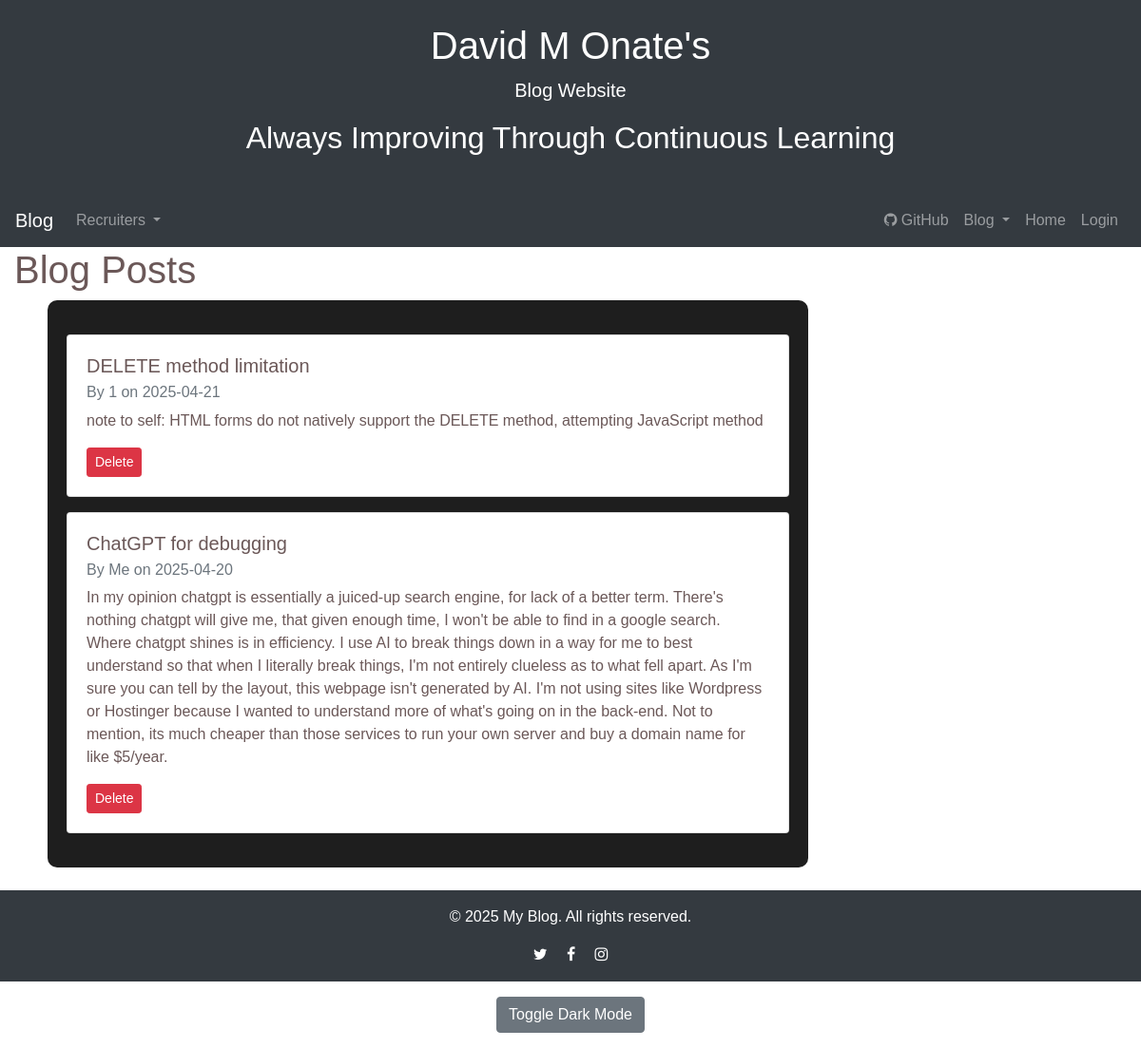
Page /view_posts on the earlier database version.
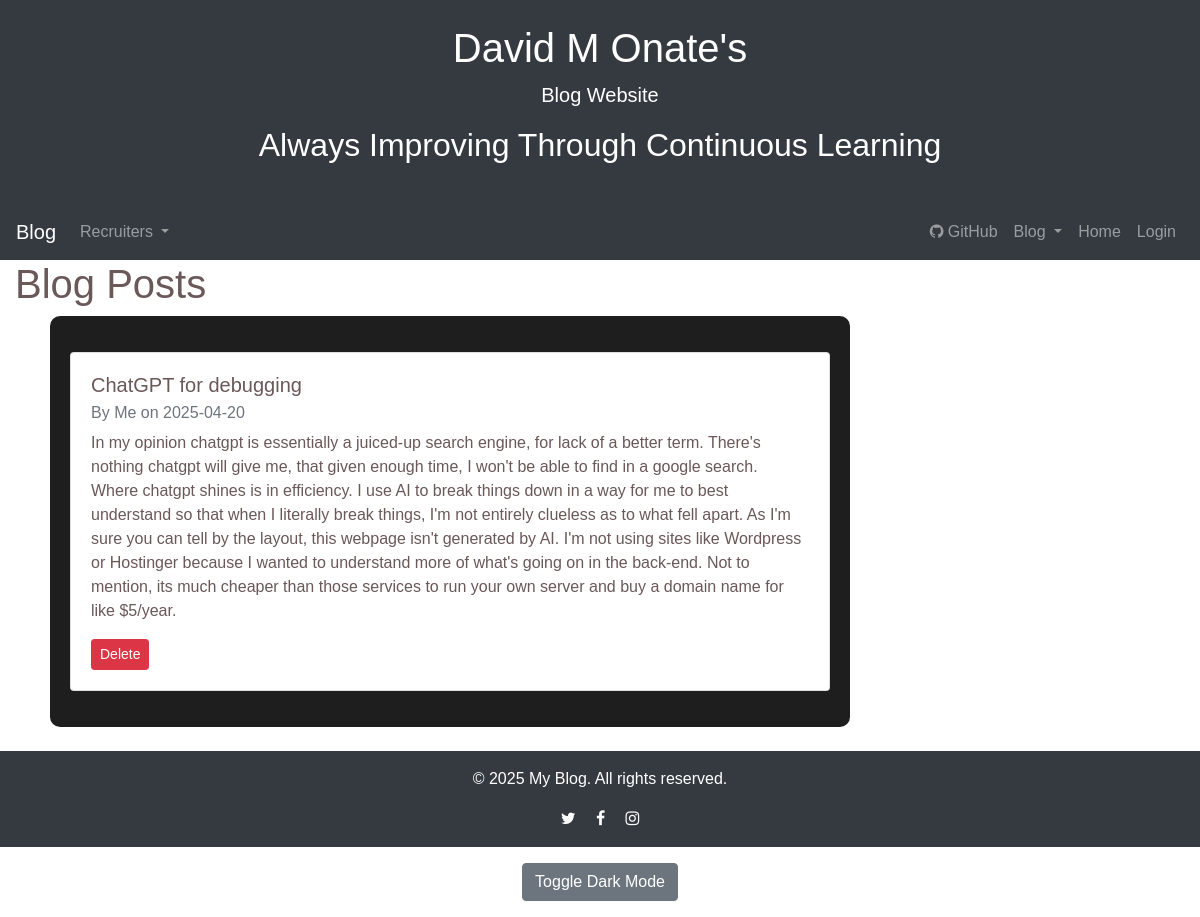
Same page on the later database version.
### website/models.py (models this page shows)
class BlogPost(db.Model):
    id = db.Column(db.Integer, primary_key=True)
    title = db.Column(db.String(150), nullable=False)
    content = db.Column(db.Text, nullable=False)
    author = db.Column(db.String(150), nullable=False)
    date_posted = db.Column(db.DateTime(timezone=True), default=func.now())

### website/views.py (the view)
@blog.route('/view_posts')
def view_posts():
    posts = BlogPost.query.order_by(BlogPost.id.desc()).all()
    return render_template('view_posts.html', posts=posts)

### website/templates/view_posts.html (shortened to what this page needs)
{% extends "base.html" %}
{% block content %}
<h1>Blog Posts</h1>
<div class="container">
    {% for post in posts %}
    <div class="card my-3">
        <div class="card-body">
            <h5 class="card-title">{{ post.title }}</h5>
            <h6 class="card-subtitle mb-2 text-muted">By {{ post.author }} on {{ post.date_posted.strftime('%Y-%m-%d') }}</h6>
            <p class="card-text">{{ post.content }}</p>
            <button class="btn btn-danger btn-sm" onclick="deletePost({{ post.id }})">Delete</button>
        </div>
    </div>
    {% else %}
    <p>No blog posts available.</p>
    {% endfor %}
</div>
{% endblock %}

### website/templates/base.html (shortened to what this page needs)
<!DOCTYPE html>
<html>
  <head>
    <link
        rel="stylesheet"
        href="https://stackpath.bootstrapcdn.com/bootstrap/4.4.1/css/bootstrap.min.css"
    />
    <link
        rel="stylesheet"
        href="https://stackpath.bootstrapcdn.com/font-awesome/4.7.0/css/font-awesome.min.css"
    />
    <link rel="stylesheet" href="{{ url_for('static', filename='style.css') }}">
  </head>
  <body>
    <header class="bg-dark text-white text-center py-4">
        <h1>David M Onate's</h1>
        <p class="lead">Blog Website</p>
        <p class="lead"><h2> Always Improving Through Continuous Learning</h2></p>
    </header>
    <nav class="navbar navbar-expand-lg navbar-dark bg-dark">
        <a class="navbar-brand" href="{{ url_for('blog.view_posts') }}">Blog</a>
        <div class="collapse navbar-collapse" id="navbar">
            <ul class="navbar-nav">
                <li class="nav-item dropdown">
                    <a
                        class="nav-link dropdown-toggle"
                        href="#"
                        id="recruiterDropdown"
                        role="button"
                        data-toggle="dropdown"
                        aria-haspopup="true"
                        aria-expanded="false"
                    >
                        Recruiters
                    </a>
</li>
            </ul>
            <ul class="navbar-nav ml-auto">
                <li class="nav-item">
                    <a class="nav-link" href="https://github.com/donate312/blog_portfolio.git" target="_blank">
                        <i class="fa fa-github"></i> GitHub
                    </a>
                </li>
                <li class="nav-item dropdown">
                    <a
                        class="nav-link dropdown-toggle"
                        href="#"
                        id="blogDropdown"
                        role="button"
                        data-toggle="dropdown"
                        aria-haspopup="true"
                        aria-expanded="false"
                    >
                        Blog
                    </a>
                </li>
                <li class="nav-item"><a class="nav-link" href="{{ url_for('views.home') }}">Home</a></li>
                {% if user.is_authenticated %}
                <li class="nav-item"><a class="nav-link" href="/logout">Logout</a></li>
                {% else %}
                <li class="nav-item"><a class="nav-link" href="/login">Login</a></li>
                {% endif %}
            </ul>
        </div>
    </nav>
            <div class="col-md-9">
                {% block content %}
                {% endblock %}
            </div>
    <footer class="bg-dark text-white text-center py-3 mt-4">
        <p>&copy; 2025 My Blog. All rights reserved.</p>
        <a href="https://twitter.com" class="text-white mx-2"><i class="fa fa-twitter"></i></a>
        <a href="https://facebook.com" class="text-white mx-2"><i class="fa fa-facebook"></i></a>
        <a href="https://instagram.com" class="text-white mx-2"><i class="fa fa-instagram"></i></a>
    </footer>
    <div class="text-center my-3">
        <button id="theme-toggle" class="btn btn-secondary">Toggle Dark Mode</button>
    </div>
  </body>
</html>

### website/static/style.css (style rules this page uses)
body { background-color: #ffffff; color: #6b5858; font-family: Arial, sans-serif; }
.container { max-width: 800px; margin: auto; padding: 20px; background: #1e1e1e; border-radius: 10px; box-shadow: 0 0 10px rgba(255, 255, 255, 0.1); }
button { background-color: #6200ea; color: white; border: none; padding: 10px 15px; border-radius: 5px; cursor: pointer; }

Differences in the rows shown:
removed BlogPost: title "DELETE method limitation", author "1", date_posted "2025-04-21", content "note to self: HTML forms do not natively support the DELETE method, attempting JavaScript method"
